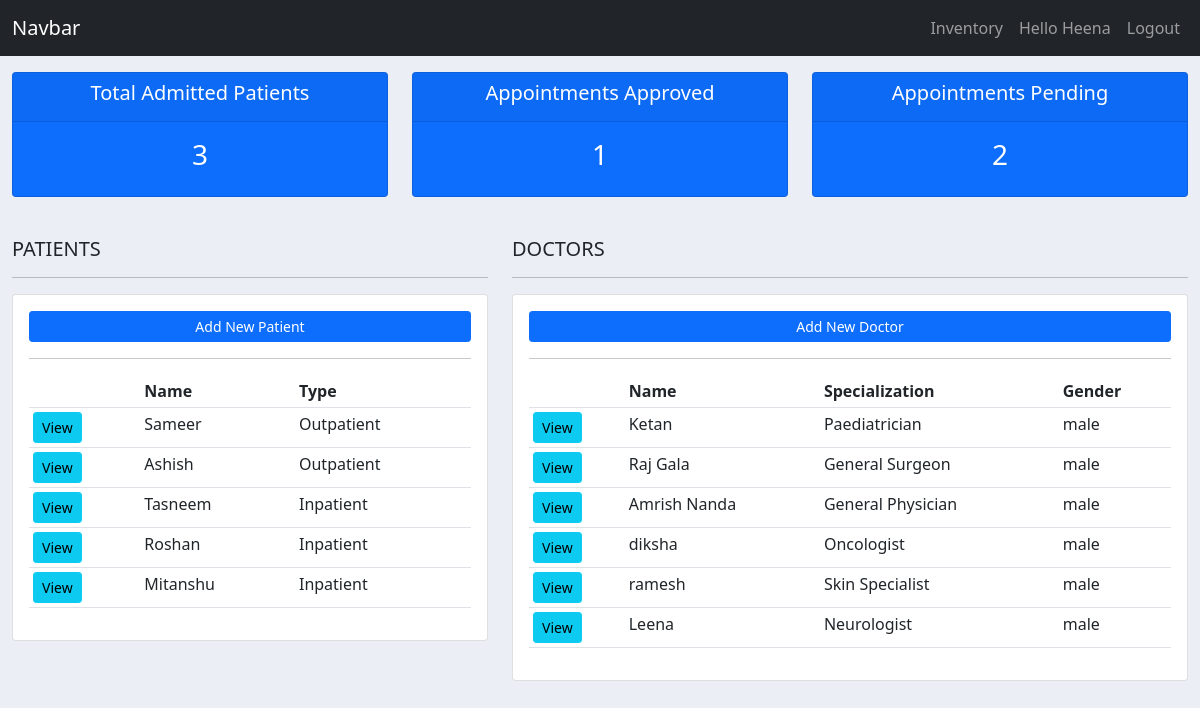
Screenshot of / (signed in) with the database file from the repository.
### Hospital_crm/models.py (models this page shows, shortened)
class Patient(models.Model):
    genderchoices = (
        ('male', 'Male'),
        ('female','Female'),
        ('other','Other')
    )
    patientchoices = (
        ('Inpatient', 'Inpatient'),
        ('Outpatient', 'Outpatient')
    )
    user = models.OneToOneField(User,null=True, on_delete = models.CASCADE)
    Patient_Type = models.CharField(max_length=10, choices=patientchoices, default='Inpatient')
    name = models.CharField(max_length=200)
    email = models.EmailField(max_length=200, null = True)
    Mobile_number = PhoneField(blank=False)
    Address = models.CharField(max_length=200, null = True)
    gender = models.CharField(max_length=10, default='Male', choices=genderchoices)

class Doctor(models.Model):
    genderchoices = (
        ('male', 'Male'),
        ('female','Female'),
        ('other','Other')
    )
    user = models.OneToOneField(User,null=True, on_delete = models.CASCADE)
    name = models.CharField(max_length=200)
    email = models.EmailField(max_length=200, null = True)
    Mobile_number = PhoneField(blank=False)
    Address = models.CharField(max_length=200, null = True)
    gender = models.CharField(max_length=10, default='Male', choices=genderchoices)
    bio = models.TextField(max_length=500)

### Hospital_crm/decorators.py (the view)
    def wrapper_function(request, *args, **kwargs):
        group = None
        if request.user.groups.exists():
            group = request.user.groups.all()[0].name
        if group == 'patient':
            return redirect('patientPage')
        if group == 'doctor':
            return redirect('doctorPage')
        if group == 'admin' or 'reception':
            return view_func(request, *args, **kwargs)

### Hospital_crm/views.py (called while the page is built)
@login_required(login_url='LoginForm')
@admin_only
def homepage(request):
    patient = Patient.objects.all()
    doctors = Doctor.objects.all()
    appointments = Appointment.objects.all()
    inpatient = patient.filter(Patient_Type = 'Inpatient').count()
    appointments_pending = appointments.filter(Status='Pending').count()
    appointments_approved = appointments.filter(Status='Approved').count()
    params = {'doctors' : doctors, 'patient' : patient, 'inpatient':inpatient, 'appointments_pending':appointments_pending, 'appointments_approved':appointments_approved}
    return render(request, 'homepage.html', params)

### templates/homepage.html
{%  extends 'main.html' %}
{% block content %}
{%  include 'status.html' %}
<br>
<div class="row">
	<div class="col-md-5">
		<h5>PATIENTS</h5>
		<hr>
		<div class="card card-body">
			<a class="btn btn-primary  btn-sm btn-block" href="{% url 'registration' %}">Add New Patient</a>
			<hr>
			<table class="table table-sm">
				<tr>
					<th></th>
					<th>Name</th>
					<th>Type</th>
				</tr>
				{% for patient in patient %}
					<tr>
						<td><a class="btn btn-sm btn-info" href="{% url 'patient_view' patient.id %}">View</a></td>
						<td>{{patient.name}}</td>
						<td>{{patient.Patient_Type}}</td>
					</tr>
				{% endfor %}
			</table>
		</div>
	</div>
	<div class="col-md-7">
		<h5>DOCTORS</h5>
		<hr>
		<div class="card card-body">
			<a class="btn btn-primary  btn-sm btn-block" href="{% url 'create_doctorform' %}">Add New Doctor</a>
			<hr>
			<table class="table table-sm">
				<tr>
					<th></th>
					<th>Name</th>
					<th>Specialization</th>
					<th>Gender</th>
				</tr>
				{% for i in doctors %}
					<tr>
						<td><a class="btn btn-sm btn-info" href="{% url 'doctor_view' i.id %}">View</a></td>
						<td>{{i.name}}</td>
						<td>{{i.bio}}</td>
						<td>{{i.gender}}</td>
					</tr>
				{% endfor %}
			</table>
		</div>
	</div>
</div>
{% endblock %}

### templates/main.html (shortened to what this page needs)
{% load static %}
<!DOCTYPE html>
<html lang="en">
<head>
    <link rel="stylesheet" href="//use.fontawesome.com/releases/v5.0.7/css/all.css">
    <link href="https://cdn.jsdelivr.net/npm/bootstrap@5.0.0-beta3/dist/css/bootstrap.min.css" rel="stylesheet">
</head>
<body>
    <nav class="navbar fixed-top navbar-expand-lg navbar-dark bg-dark">
        <div class="container-fluid">
            <a class="navbar-brand" href={% url 'homepage' %}>Navbar</a>
            <div class="collapse navbar-collapse" id="navbarNavDropdown">
                <ul class="navbar-nav ms-auto">
                    <li class="nav-item">
                        <a class="nav-link" href={% url 'inventory_view' %}>Inventory</a></li>
                        <a class="nav-link " href="#" >
                            Hello {{request.user}}
                        </a>
                    <li class="nav-item">
                        <a class="nav-link" href={% url 'Logout' %}>Logout</a>
                    </li>
                </ul>
            </div>
        </div>
    </nav>
        <div class="container-fluid">
            {% block content %}
            {% endblock %}
        </div>
</body>
</html>

### templates/status.html
<br>
<br>
<br>
<div class="row">
	<div class="col">
		<div class="col-md">
			<div class="card text-center text-white bg-primary  mb-3" id="total-orders">
			  	<div class="card-header">
			  		<h5 class="card-title">Total Admitted Patients</h5>
			  	</div>
			  	<div class="card-body">
			    	<h3 class="card-title">{{inpatient}}</h3>
			  	</div>
			</div>
		</div>
	</div>
	<div class="col">
		<div class="col-md">
			<div class="card text-center text-white bg-primary  mb-3" id="orders-delivered">
			  	<div class="card-header">
			  		<h5 class="card-title">Appointments Approved</h5>
			  	</div>
			  	<div class="card-body">
			    	<h3 class="card-title">{{appointments_approved}}</h3>
			  	</div>
			</div>
		</div>
	</div>
	<div class="col">
		<div class="col-md">
			<div class="card text-center text-white bg-primary  mb-3" id="orders-pending">
			  	<div class="card-header">
			  		<h5 class="card-title">Appointments Pending</h5>
			  	</div>
			  	<div class="card-body">
			    	<h3 class="card-title">{{appointments_pending}}</h3>
			  	</div>
			</div>
		</div>
	</div>
</div>

### templates/main.html (style rules this page uses)
body { background-color: #ebeff5; }

### rows the page displays
Patient: name "Sameer", Patient_Type "Outpatient"
Patient: name "Ashish", Patient_Type "Outpatient"
Patient: name "Tasneem", Patient_Type "Inpatient"
Patient: name "Roshan", Patient_Type "Inpatient"
Patient: name "Mitanshu", Patient_Type "Inpatient"
Doctor: name "Ketan", bio "Paediatrician", gender "male"
Doctor: name "Raj Gala", bio "General Surgeon", gender "male"
Doctor: name "Amrish Nanda", bio "General Physician", gender "male"
Doctor: name "diksha", bio "Oncologist", gender "male"
Doctor: name "ramesh", bio "Skin Specialist", gender "male"
Doctor: name "Leena", bio "Neurologist", gender "male"

### other values shown
{{ request.user }} "Heena"
{{ inpatient }} "3"
{{ appointments_approved }} "1"
{{ appointments_pending }} "2"
